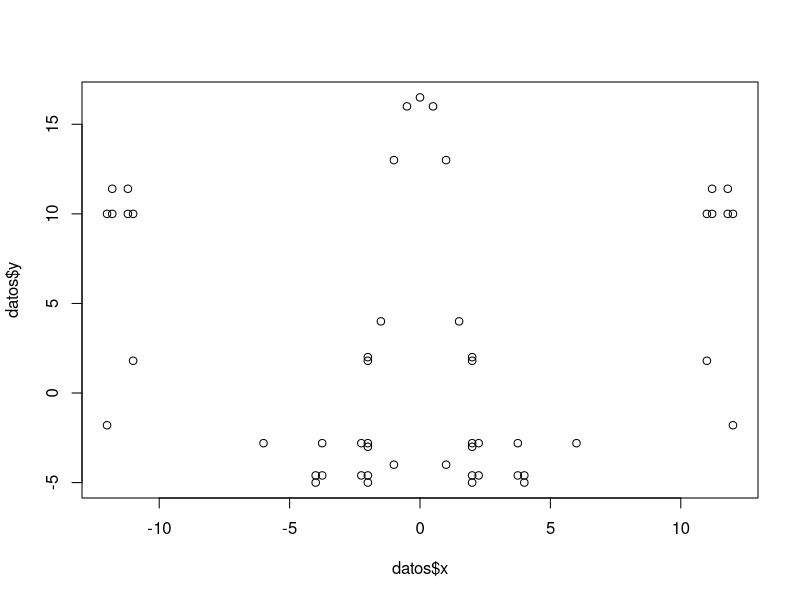
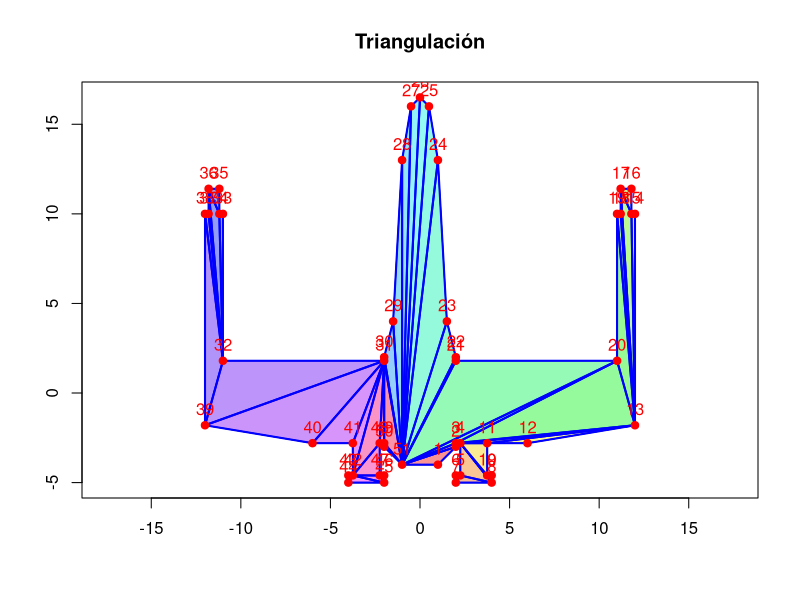
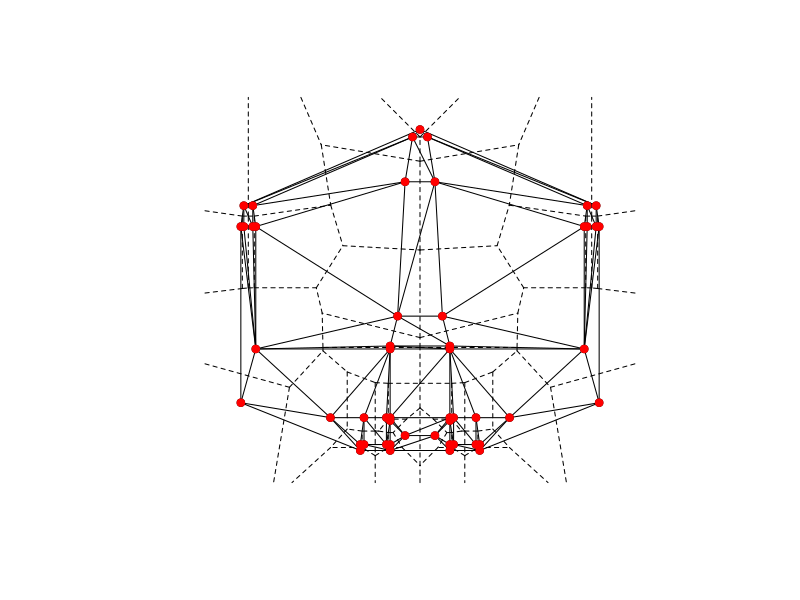
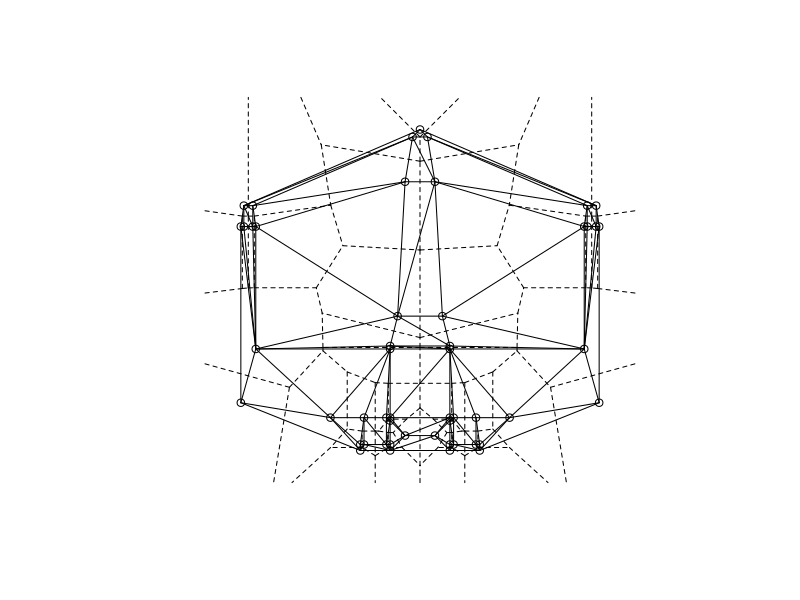
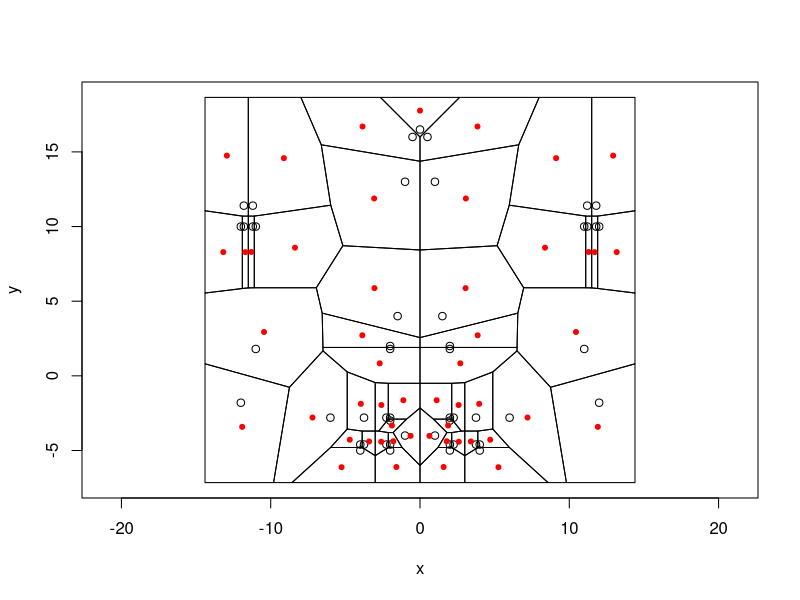

These figures' R source, in order:
#############################################################################
# Práctica 10: Triangulación Denaulay
# Autores: Rodrigo López Torres y Arminda García Moreno
# Fecha : 22/04/2026 
# Propósito: Triangular una nave de star wars siguien el nuevo método
##############################################################################
install.packages("readxl")
install.packages("deldir")
install.packages("tripack")
install.packages("plotrix")

library(deldir)
library(ggplot2)
library(plotrix)
library(readxl) 
###Lectura nave
datos <- read_excel("navestarwars.xlsx")
head(datos)
x <- datos$x
y <- datos$y
plot(datos$x, datos$y)
V <- as.matrix(datos[, c("x", "y")])
V



###Triangulación vieja####
orientacion <- function(a, b, c) {
  return((b[1] - a[1]) * (c[2] - a[2]) - (b[2] - a[2]) * (c[1] - a[1]))
}
#función que verifica si un punto p está dentro del triángulo abc
punto_en_triangulo <- function(a, b, c, p) {
  o1 <- orientacion(a, b, p)
  o2 <- orientacion(b, c, p)
  o3 <- orientacion(c, a, p)
  
  return((o1 >= 0 && o2 >= 0 && o3 >= 0) || 
           (o1 <= 0 && o2 <= 0 && o3 <= 0))
}
#función que comprueba si tenemos una oreja
es_oreja <- function(V, i) {
  n <- nrow(V)
  
  prev <- V[(i - 2) %% n + 1, ]
  curr <- V[i, ]
  sig  <- V[i %% n + 1, ]
  #Debe ser convexo
  if (orientacion(prev, curr, sig) <= 0) return(FALSE)
  #Ningún otro punto dentro del triángulo
  for (j in 1:n) {
    if (j == i || j == ((i - 2) %% n + 1) || j == (i %% n + 1)) next
    if (punto_en_triangulo(prev, curr, sig, V[j, ])) return(FALSE)
  }
  
  return(TRUE)
}

#Algoritmo principal
triangulacion <- function(V) {
  V <- as.matrix(V)
  triangulos <- list()
  while (nrow(V) > 3) {
    n <- nrow(V)
    encontrado <- FALSE
    for (i in 1:n) {
      if (es_oreja(V, i)) {
        prev_i <- (i - 2) %% n + 1
        next_i <- i %% n + 1
        triangulos[[length(triangulos) + 1]] <- 
          rbind(V[prev_i, ], V[i, ], V[next_i, ])
        
        V <- V[-i, , drop = FALSE]
        encontrado <- TRUE
        break
      }
    }
    
    if (!encontrado) {
      stop("El polígono no es simple o hay error numérico")
    }
  }
  
  triangulos[[length(triangulos) + 1]] <- V
  return(triangulos)
}

#Vamos a plasmar la triangulación resultante del algoritmo
dibujar_triangulacion <- function(V, triangulos) {
  # Dibujar polígono original
  plot(V, type = "n", asp = 1, xlab = "", ylab = "", main = "Triangulación")
  polygon(V, border = "black", col = rgb(0.9, 0.9, 0.9, 0.3))
  colores <- rainbow(length(triangulos))
  for (i in seq_along(triangulos)) {
    tri <- triangulos[[i]]
    polygon(tri, col = adjustcolor(colores[i], alpha.f = 0.4), border = "blue")
    #los bordes
    lines(rbind(tri, tri[1, ]), col = "blue", lwd = 2)
  }
  #Los vertices
  points(V, pch = 19, col = "red")
  text(V, labels = 1:nrow(V), pos = 3, col = "red")
}
resultado<-triangulacion(V)
dibujar_triangulacion(V, resultado)


####Nueva triangulación

x <- datos$x
y <- datos$y
dxy1 <- deldir(x,y,dpl=NULL, rw=NULL, plotit=TRUE)
#Extraer triangulación
tri <- triang.list(dxy1)
#Mostrar resultados
print(tri)
#Graficar puntos marcados
plot(dxy1)
points(x, y, col = "red", pch = 19)
#Sin los puntos marcados
plot(dxy1)



# centroides de la triangulacion
l<-tile.list(dxy1)
g<-tile.centroids(l)
plot(l,close=TRUE)
points(g,pch=20,col="red")
